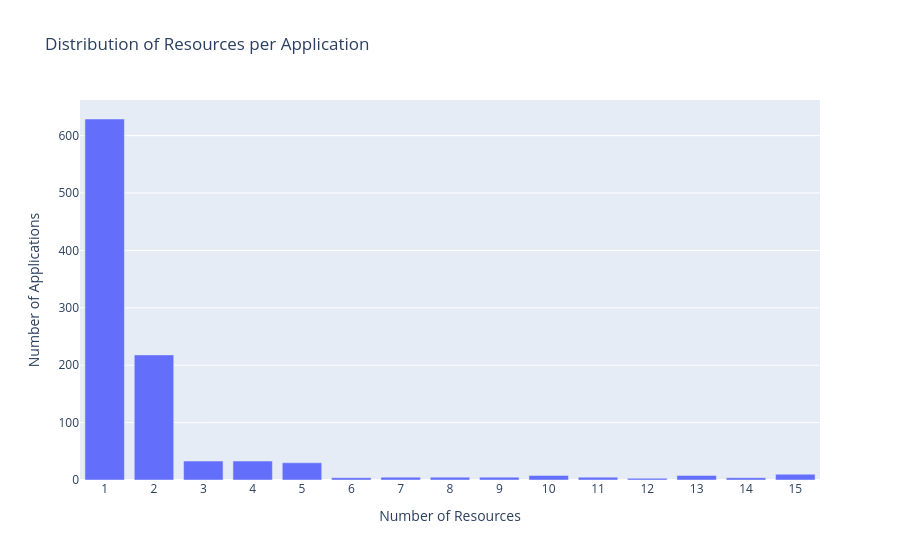

Notebook source saved alongside this figure:
### Markdown cell above
### Distribution of resources per application

### Code cell
# --- Analysis for application to resource mapping ---

# Group by 'app_id' and count the number of resources for each application
resources_per_app = resources_df.groupby('app_id').size()

# Get the distribution of the number of resources
resource_distribution = resources_per_app.value_counts().sort_index()

print("Distribution of resources per application:")
print(resource_distribution)

# Create a bar plot of the resource distribution
import plotly.express as px
fig = px.bar(
    x=resource_distribution.index, 
    y=resource_distribution.values, 
    labels={'x':'Number of Resources', 'y':'Number of Applications'},
    title='Distribution of Resources per Application'
)
fig.update_layout(xaxis_type='category')
fig.show()

### Figure 1 — Plotly figure (JSON) as saved in the notebook; plotly's stock layout.template omitted (floating-point values rounded to 4 significant figures)
{"data": [{"hovertemplate": "Number of Resources=%{x}<br>Number of Applications=%{y}<extra></extra>", "legendgroup": "", "marker": {"color": "#636efa", "pattern": {"shape": ""}}, "name": "", "orientation": "v", "showlegend": false, "textposition": "auto", "type": "bar", "x": [1, 2, 3, 4, 5, 6, 7, 8, 9, 10, 11, 12, 13, 14, 15], "xaxis": "x", "y": [629, 218, 33, 33, 30, 4, 5, 5, 5, 8, 5, 3, 8, 4, 10], "yaxis": "y"}], "layout": {"barmode": "relative", "legend": {"tracegroupgap": 0}, "title": {"text": "Distribution of Resources per Application"}, "xaxis": {"anchor": "y", "domain": [0, 1], "title": {"text": "Number of Resources"}, "type": "category"}, "yaxis": {"anchor": "x", "domain": [0, 1], "title": {"text": "Number of Applications"}}}}
